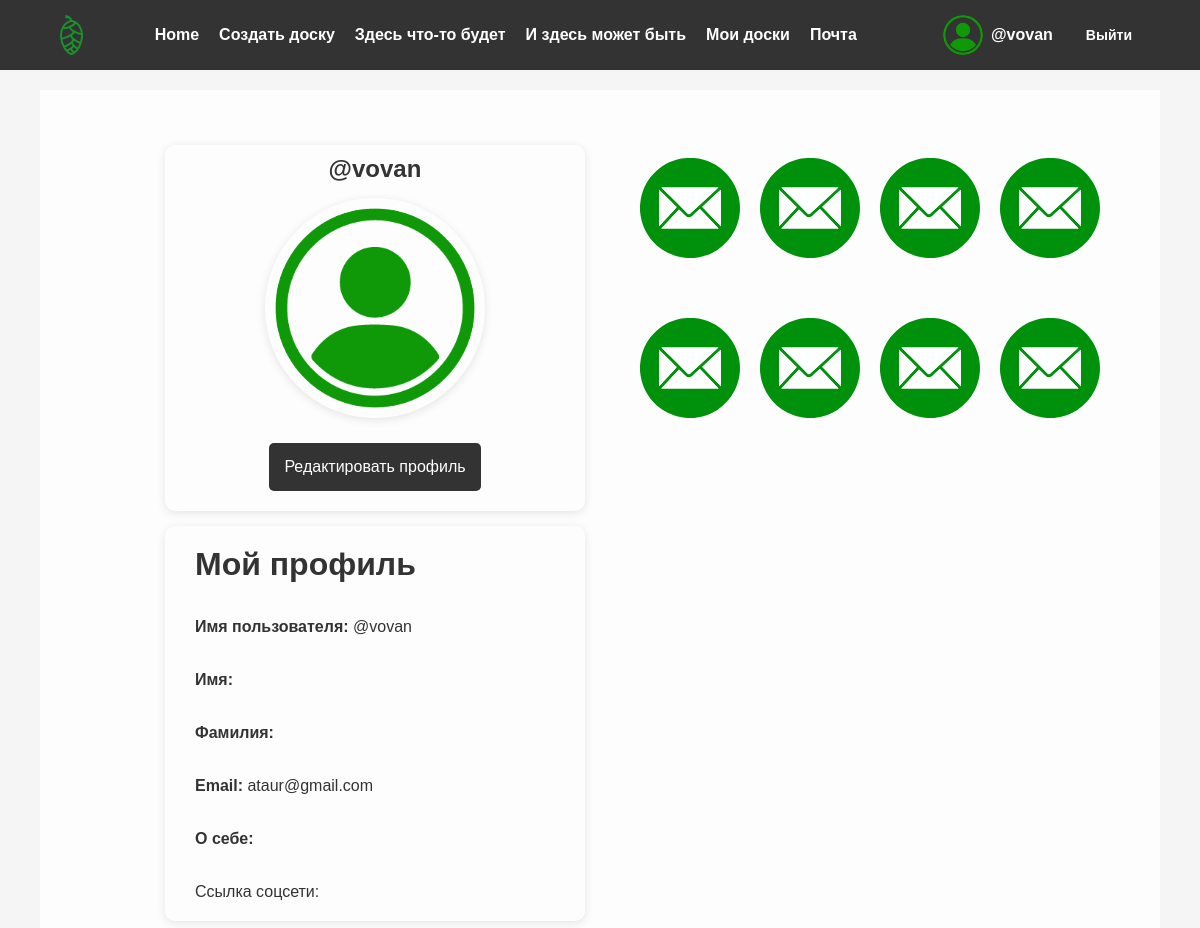
Page /users/profile/ (signed in) on the committed database.
### users/models.py (models this page shows, shortened)
class Profile(models.Model):
    user = models.OneToOneField(User, on_delete=models.CASCADE)
    username = models.CharField(max_length=200, blank=True)
    created = models.DateTimeField(auto_now_add=True)
    updated = models.DateTimeField(auto_now=True)
    first_name = models.CharField(max_length=100, blank=True)
    last_name = models.CharField(max_length=100, blank=True)
    avatar = models.ImageField(upload_to='avatars/', default='avatars/default/user.png')
    bio = models.TextField(blank=True)
    email = models.EmailField(max_length=100, blank=True)
    social_media_link = models.URLField(max_length=200, blank=True)
    social_media_link2 = models.URLField(max_length=200, blank=True)
    social_media_link3 = models.URLField(max_length=200, blank=True)
    email_notifications = models.BooleanField(
        default=True,
        verbose_name="Получать уведомления на почту"
    )
    class Meta:
        verbose_name = "Профиль"
        verbose_name_plural = "Профили"

### users/views.py (the view)
# urls.py: path('profile/', views.user_profile, name='profile'),
@login_required(login_url='login')
def user_profile(request):
    profile = request.user.profile  # сам User
    boards = Board.objects.filter(
        owner=request.user).order_by('-created')
    context = {
        "profile": profile,
        "boards": boards,
    }
    return render(request, "users/profile.html", context)

### users/templates/users/profile.html
{% extends 'base.html' %}
{% load static %}
{% block profile %}
<link rel="stylesheet" href="{% static 'styles/profile.css' %}">
{% endblock %}
{% block content %}
<main class="profile">
    <div class="container-prof">
        <div class="profile-left">
            <div class="profile-window">
                <h1>{{ profile.user.username }}</h1>
                <img src="{{ profile.avatar.url }}" alt="Аватар">
                <a href="{%url 'edit-profile'%}" class="btn edit">Редактировать профиль</a>
            </div>
            <div class="profile-info">
                <h1>Мой профиль</h1>
                <p><span class="label"> Имя пользователя:</span> {{ profile.user.username }}</p>
                <p><span class="label">Имя:</span> {{ profile.first_name }}</p>
                <p><span class="label">Фамилия:</span> {{ profile.last_name }}</p>
                <p><span class="label">Email:</span> {{ profile.email }}</p>
                <p><span class="label">О себе:</span> {{ profile.bio }}</p>
                <p>Ссылка соцсети: {{ profile.social_media_link }}</p>
            </div>
        </div>
        <div class="profile-right">
            <table class="icon-table">
                <tr>
                    <td><a href="{%url 'inbox'%}"><img src="{% static 'images/post-icon.svg' %}" alt=""
                                                       class="icon"></a></td>
                    <td><a href="{%url 'my-boards'%}"><img src="{% static 'images/post-icon.svg' %}" class="icon"></a></td>
                    <td><a href="#"><img src="{% static 'images/post-icon.svg' %}" class="icon"></a></td>
                    <td><a href="#"><img src="{% static 'images/post-icon.svg' %}" class="icon"></a></td>
                </tr>
                <tr>
                    <td><a href="#"><img src="{% static 'images/post-icon.svg' %}" alt="" class="icon"></a></td>
                    <td><a href="#"><img src="{% static 'images/post-icon.svg' %}" alt="" class="icon"></a></td>
                    <td><a href="#"><img src="{% static 'images/post-icon.svg' %}" alt="" class="icon"></a></td>
                    <td><a href="#"><img src="{% static 'images/post-icon.svg' %}" class="icon"></a></td>
                </tr>
            </table>
        </div>
    </div>
</main>
{% endblock %}

### shishka/templates/base.html (shortened to what this page needs)
<!DOCTYPE html>
{% load static %}
<html lang="en">
<head>
    <link rel="stylesheet" href="{% static 'styles/style.css' %}">
    {% block profile %}{% endblock %}
</head>
<body>
<header class="site-header">
    <div class="container">
        <a href="{% url 'home' %}" class="logo">
            <img src="{% static 'images/logo.svg' %}" alt="Shishka Logo"/>
        </a>
        <nav class="main-nav">
            <ul>
                <li><a href="{% url 'home' %}">Home</a></li>
                <li><a href="{% url 'new-board' %}">Создать доску</a></li>
                <li><a href="#">Здесь что-то будет</a></li>
                <li><a href="#">И здесь может быть</a></li>
                {% if request.user.is_authenticated %}
                <li><a href="{% url 'my-boards' %}">Мои доски</a></li>
                <li><a href="{%url 'inbox'%}">Почта</a></li>
                {% endif %}
            </ul>
        </nav>
        <div class="user-menu">
            {% if request.user.is_authenticated %}
            <div class="user-info">
                <a href="{% url 'profile' %}" class="user-link">
                    {% if request.user.profile.avatar %}
                    <img src="{{ request.user.profile.avatar.url }}" alt="{{ request.user.username }}" class="avatar"/>
                    {% else %}
                    <img src="{% static 'images/user.png' %}" alt="{{ request.user.username }}" class="avatar"/>
                    {% endif %}
                    <span class="username">{{ request.user.username }}</span>
                </a>
                <a href="{% url 'logout' %}" class="logout-btn">Выйти</a>
            </div>
            {% else %}
            <a href="{% url 'login' %}" class="login-btn">Войти</a>
            {% endif %}
        </div>
    </div>
</header>
{% block content %}
{% endblock %}
</body>
</html>

### shishka/static/styles/style.css (style rules this page uses)
body, h1, h2, h3, h4, h5, h6, p, ul, li, a { margin: 0; padding: 0; font-family: Arial, sans-serif; }
html, body { height: 100%; margin: 0; }
body { display: flex; flex-direction: column; min-height: 100vh; background-color: #f5f5f5; color: #333; }
.site-header { background-color: #333; color: white; padding: 15px 0; }
.site-header .container { width: 90%; max-width: 1200px; margin: 0 auto; display: flex; align-items: center; justify-content: space-between; }
.logo { font-size: 24px; font-weight: bold; color: white; text-decoration: none; }
.site-header .logo img { height: 40px; width: auto; display: block; }
.main-nav ul { list-style: none; display: flex; gap: 20px; }
.main-nav ul li a { text-decoration: none; color: white; font-weight: bold; }
.user-menu a { margin-left: 15px; text-decoration: none; color: white; font-weight: bold; }
.user-menu { display: flex; align-items: center; gap: 10px; }
.user-info { display: flex; align-items: center; gap: 10px; }
.user-link { display: flex; align-items: center; gap: 8px; text-decoration: none; color: inherit; font-weight: 500; }
.avatar { width: 40px; height: 40px; border-radius: 50%; object-fit: cover; }
.logout-btn { padding: 4px 8px; color: white; text-decoration: none; border-radius: 4px; font-size: 14px; transition: background-color 0.2s; }

### shishka/static/styles/profile.css (style rules this page uses)
.container-prof { display: flex; align-items: flex-start; gap: 30px; width: 90%; max-width: 900px; margin: 20px auto; }
.profile-window { flex: 0 0 200px; display: flex; justify-content: center; align-items: center; }
.profile-window img { width: 200px; height: 200px; object-fit: cover; border-radius: 50%; box-shadow: 0 2px 10px rgba(0,0,0,0.1); }
main.profile { flex: 1; display: flex; flex-direction: column; width: 90%; max-width: 1200px; margin: 20px auto; padding: 20px; background-color: #fdfdfd; }
.profile-left { min-width: 450px ; }
.profile-left .profile-window { display: flex; flex-direction: column; gap: 15px; border-radius: 10px; box-shadow: 0 2px 10px rgba(0,0,0,0.1); margin: 15px; padding: 10px; }
.profile-left .profile-window h1 { margin: 0; font-size: 24px; color: #333; }
.profile-left .profile-window img { width: 200px; height: 200px; padding: 10px; object-fit: cover; border-radius: 50%; box-shadow: 0 2px 10px rgba(0,0,0,0.1); }
.edit { background: #333; color: #fff; padding: 15px; margin: 10px; border-radius: 5px; text-decoration: none; }
.profile-left .profile-info { display: flex; flex-direction: column; gap: 15px; border-radius: 10px; box-shadow: 0 2px 10px rgba(0,0,0,0.1); margin: 15px; padding: 10px; }
.profile-left .profile-info h1,p { padding: 10px 20px; }
.label { font-weight: bold; }
.profile-right { flex: 1; display: flex; justify-content: center; flex-direction: column; align-items: flex-start; }
.icon-table { border-collapse: collapse; width: 100%; }
.icon-table td { width: 240px; height: 140px; padding: 10px; text-align: center; border: none; }
.icon-table img { width: 100px; height: 100px; object-fit: contain; cursor: pointer; transition: 0.2s; }
.icon { transition: 0.3s; }

### rows in the picture
Profile: user.username "@vovan", avatar (placeholder picture), email "ataur@gmail.com"

### other values in the picture
{{ request.user.username }} "@vovan"
